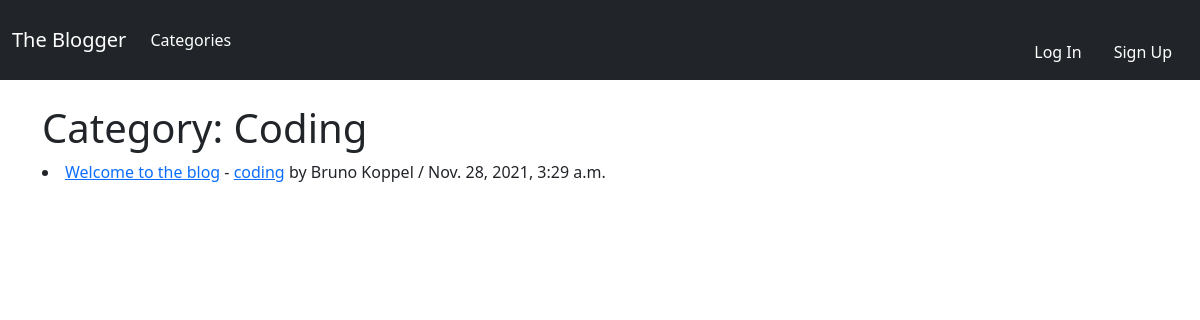
/category/coding/, run on the app's committed database.
### blogfeed/models.py (models this page shows, shortened)
class Post(models.Model):
    title = models.CharField(max_length=255)
    title_tag = models.CharField(max_length=255, default="the blogger")
    post_date = models.DateField(auto_now_add=True)
    header_image = models.ImageField(
        null=True, blank=True, upload_to="images/")
    author = models.ForeignKey(User, on_delete=models.CASCADE)
    body = RichTextField(blank=True, null=True)
    date_added = models.DateTimeField(auto_now_add=True)
    category = models.CharField(max_length=255, default='uncategorized')
    likes = models.ManyToManyField(User, related_name='blog_post')

### blogfeed/views.py (the view)
# urls.py: path('category/<str:category_name>/', CategoryView, name='category'),
def CategoryView(request, category_name):
    category_posts = Post.objects.filter(
        category=category_name.replace('-', ' '))
    return render(request, 'categories/categories.html', {'category_name': category_name.replace('-', ' ').title(), 'category_posts': category_posts})

### blogfeed/templates/categories/categories.html (shortened to what this page needs)
{% extends 'base.html' %}
{% block content %}
{% if category_posts %}
<h1>Category: {{ category_name }}</h1>
{% for post in category_posts %}
<li>
  <a href="{% url 'post_details' post.pk %}">{{ post.title }}</a>
  -
  <a href="{% url 'category' post.category %}">{{ post.category }}</a>
  by {{ post.author.first_name }} {{ post.author.last_name }} / {{ post.date_added }}
</li>
{% endfor%}
{% else %}
<h3> No posts have been published under the {{ category_name }} category </h3>
{% endif %}
{% endblock %}

### data on the page
Post: category "Coding", title "Welcome to the blog", category "coding", author.first_name "Bruno", author.last_name "Koppel", date_added "Nov. 28, 2021, 3:29 a.m."
